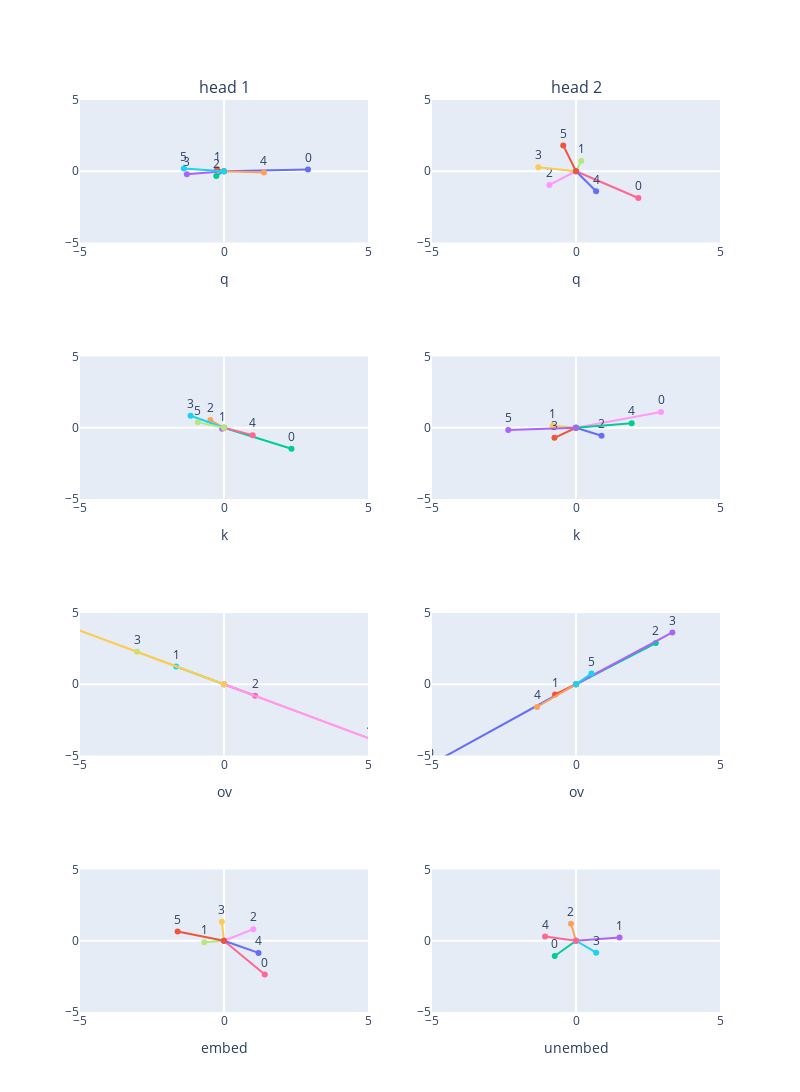

The code cell stored with this chart in its notebook:
### Code cell
import torch
import plotly.graph_objects as go
from plotly.subplots import make_subplots

# 示例：创建多个包含二维向量的张量
vector_q = [q[i] for i in range(q.size(0))]
vector_k = [k[i] for i in range(k.size(0))]
vector_ov = [ov[i] for i in range(ov.size(0))]
vector_embeds = [embeds[i] for i in range(embeds.size(0))]
vector_unembeds = [unembeds[i] for i in range(unembeds.size(0))]

names_q = [
    [f'{i}' for i in range(q[j].size(0))] for j in range(q.size(0))
]
names_k = [
    [f'{i}' for i in range(k[j].size(0))] for j in range(k.size(0))
]
names_ov = [
    [f'{i}' for i in range(ov[j].size(0))] for j in range(ov.size(0))
]
names_embeds = [
    [f'{i}' for i in range(embeds[j].size(0))] for j in range(embeds.size(0))
]
names_unembeds = [
    [f'{i}' for i in range(unembeds[j].size(0))] for j in range(unembeds.size(0))
]

fig = make_subplots(rows=4, cols=2, subplot_titles=[f'head {i+1}' for i in range(len(vector_q))])

for idx, (vectors, names) in enumerate(zip(vector_q, names_q)):
    x_start = torch.zeros(vectors.size(0))
    y_start = torch.zeros(vectors.size(0))

    x_end = vectors[:, 0]
    y_end = vectors[:, 1]

    for i in range(vectors.size(0)):
        fig.add_trace(go.Scatter(
            x=[x_start[i].item(), x_end[i].item()],
            y=[y_start[i].item(), y_end[i].item()],
            mode='lines+markers+text',
            text=[None, names[i]],  # 在终点添加文本
            textposition='top center',  # 文本位置
            name=names[i],
        ), row=1, col=idx+1)

for idx, (vectors, names) in enumerate(zip(vector_k, names_k)):
    x_start = torch.zeros(vectors.size(0))
    y_start = torch.zeros(vectors.size(0))

    x_end = vectors[:, 0]
    y_end = vectors[:, 1]

    for i in range(vectors.size(0)):
        fig.add_trace(go.Scatter(
            x=[x_start[i].item(), x_end[i].item()],
            y=[y_start[i].item(), y_end[i].item()],
            mode='lines+markers+text',
            text=[None, names[i]],  # 在终点添加文本
            textposition='top center',  # 文本位置
            name=names[i],
        ), row=2, col=idx+1)
        
for idx, (vectors, names) in enumerate(zip(vector_ov, names_ov)):
    x_start = torch.zeros(vectors.size(0))
    y_start = torch.zeros(vectors.size(0))

    x_end = vectors[:, 0]
    y_end = vectors[:, 1]

    for i in range(vectors.size(0)):
        fig.add_trace(go.Scatter(
            x=[x_start[i].item(), x_end[i].item()],
            y=[y_start[i].item(), y_end[i].item()],
            mode='lines+markers+text',
            text=[None, names[i]],  # 在终点添加文本
            textposition='top center',  # 文本位置
            name=names[i],
        ), row=3, col=idx+1)
          
for idx, (vectors, names) in enumerate(zip(vector_embeds, names_embeds)):
    x_start = torch.zeros(vectors.size(0))
    y_start = torch.zeros(vectors.size(0))

    x_end = vectors[:, 0]
    y_end = vectors[:, 1]

    for i in range(vectors.size(0)):
        fig.add_trace(go.Scatter(
            x=[x_start[i].item(), x_end[i].item()],
            y=[y_start[i].item(), y_end[i].item()],
            mode='lines+markers+text',
            text=[None, names[i]],  # 在终点添加文本
            textposition='top center',  # 文本位置
            name=names[i],
        ), row=4, col=idx+1)

for idx, (vectors, names) in enumerate(zip(vector_unembeds, names_unembeds)):
    x_start = torch.zeros(vectors.size(0))
    y_start = torch.zeros(vectors.size(0))

    x_end = vectors[:, 0]
    y_end = vectors[:, 1]

    for i in range(vectors.size(0)):
        fig.add_trace(go.Scatter(
            x=[x_start[i].item(), x_end[i].item()],
            y=[y_start[i].item(), y_end[i].item()],
            mode='lines+markers+text',
            text=[None, names[i]],  # 在终点添加文本
            textposition='top center',  # 文本位置
            name=names[i],
        ), row=4, col=idx+2)
        
fig.update_layout(
    title='',
    width=400 * 2,
    height=400 * 4,
    showlegend=False
)

for idx in range(len(vector_q)):
    fig.update_xaxes(range=[-5, 5], row=1, col=idx+1, title_text='q')
    fig.update_yaxes(range=[-5, 5], row=1, col=idx+1, title_text='')

for idx in range(len(vector_k)):
    fig.update_xaxes(range=[-5, 5], row=2, col=idx+1, title_text='k')
    fig.update_yaxes(range=[-5, 5], row=2, col=idx+1, title_text='')

for idx in range(len(vector_ov)):
    fig.update_xaxes(range=[-5, 5], row=3, col=idx+1, title_text='ov')
    fig.update_yaxes(range=[-5, 5], row=3, col=idx+1, title_text='')
    
for idx in range(1):
    fig.update_xaxes(range=[-5, 5], row=4, col=idx+1, title_text='embed')
    fig.update_yaxes(range=[-5, 5], row=4, col=idx+1, title_text='')
    fig.update_xaxes(range=[-5, 5], row=4, col=idx+2, title_text='unembed')
    fig.update_yaxes(range=[-5, 5], row=4, col=idx+2, title_text='')

# 显示图形
fig.show()

### Figure 1 — Plotly figure (JSON) as saved in the notebook; plotly's stock layout.template omitted (floating-point values rounded to 4 significant figures)
{"data": [{"mode": "lines+markers+text", "name": "0", "text": [null, "0"], "textposition": "top center", "type": "scatter", "x": [0, 2.917], "xaxis": "x", "y": [0, 0.1267], "yaxis": "y"}, {"mode": "lines+markers+text", "name": "1", "text": [null, "1"], "textposition": "top center", "type": "scatter", "x": [0, -0.2387], "xaxis": "x", "y": [0, 0.147], "yaxis": "y"}, {"mode": "lines+markers+text", "name": "2", "text": [null, "2"], "textposition": "top center", "type": "scatter", "x": [0, -0.2666], "xaxis": "x", "y": [0, -0.3297], "yaxis": "y"}, {"mode": "lines+markers+text", "name": "3", "text": [null, "3"], "textposition": "top center", "type": "scatter", "x": [0, -1.29], "xaxis": "x", "y": [0, -0.2091], "yaxis": "y"}, {"mode": "lines+markers+text", "name": "4", "text": [null, "4"], "textposition": "top center", "type": "scatter", "x": [0, 1.388], "xaxis": "x", "y": [0, -0.08521], "yaxis": "y"}, {"mode": "lines+markers+text", "name": "5", "text": [null, "5"], "textposition": "top center", "type": "scatter", "x": [0, -1.393], "xaxis": "x", "y": [0, 0.1985], "yaxis": "y"}, {"mode": "lines+markers+text", "name": "0", "text": [null, "0"], "textposition": "top center", "type": "scatter", "x": [0, 2.165], "xaxis": "x2", "y": [0, -1.874], "yaxis": "y2"}, {"mode": "lines+markers+text", "name": "1", "text": [null, "1"], "textposition": "top center", "type": "scatter", "x": [0, 0.1823], "xaxis": "x2", "y": [0, 0.712], "yaxis": "y2"}, {"mode": "lines+markers+text", "name": "2", "text": [null, "2"], "textposition": "top center", "type": "scatter", "x": [0, -0.9246], "xaxis": "x2", "y": [0, -0.9578], "yaxis": "y2"}, {"mode": "lines+markers+text", "name": "3", "text": [null, "3"], "textposition": "top center", "type": "scatter", "x": [0, -1.307], "xaxis": "x2", "y": [0, 0.2852], "yaxis": "y2"}, {"mode": "lines+markers+text", "name": "4", "text": [null, "4"], "textposition": "top center", "type": "scatter", "x": [0, 0.6982], "xaxis": "x2", "y": [0, -1.408], "yaxis": "y2"}, {"mode": "lines+markers+text", "name": "5", "text": [null, "5"], "textposition": "top center", "type": "scatter", "x": [0, -0.4429], "xaxis": "x2", "y": [0, 1.815], "yaxis": "y2"}, {"mode": "lines+markers+text", "name": "0", "text": [null, "0"], "textposition": "top center", "type": "scatter", "x": [0, 2.343], "xaxis": "x3", "y": [0, -1.474], "yaxis": "y3"}, {"mode": "lines+markers+text", "name": "1", "text": [null, "1"], "textposition": "top center", "type": "scatter", "x": [0, -0.06384], "xaxis": "x3", "y": [0, -0.07793], "yaxis": "y3"}, {"mode": "lines+markers+text", "name": "2", "text": [null, "2"], "textposition": "top center", "type": "scatter", "x": [0, -0.4728], "xaxis": "x3", "y": [0, 0.5361], "yaxis": "y3"}, {"mode": "lines+markers+text", "name": "3", "text": [null, "3"], "textposition": "top center", "type": "scatter", "x": [0, -1.16], "xaxis": "x3", "y": [0, 0.8448], "yaxis": "y3"}, {"mode": "lines+markers+text", "name": "4", "text": [null, "4"], "textposition": "top center", "type": "scatter", "x": [0, 0.9969], "xaxis": "x3", "y": [0, -0.5179], "yaxis": "y3"}, {"mode": "lines+markers+text", "name": "5", "text": [null, "5"], "textposition": "top center", "type": "scatter", "x": [0, -0.9089], "xaxis": "x3", "y": [0, 0.3774], "yaxis": "y3"}, {"mode": "lines+markers+text", "name": "0", "text": [null, "0"], "textposition": "top center", "type": "scatter", "x": [0, 2.952], "xaxis": "x4", "y": [0, 1.108], "yaxis": "y4"}, {"mode": "lines+markers+text", "name": "1", "text": [null, "1"], "textposition": "top center", "type": "scatter", "x": [0, -0.8141], "xaxis": "x4", "y": [0, 0.1346], "yaxis": "y4"}, {"mode": "lines+markers+text", "name": "2", "text": [null, "2"], "textposition": "top center", "type": "scatter", "x": [0, 0.8871], "xaxis": "x4", "y": [0, -0.5568], "yaxis": "y4"}, {"mode": "lines+markers+text", "name": "3", "text": [null, "3"], "textposition": "top center", "type": "scatter", "x": [0, -0.7485], "xaxis": "x4", "y": [0, -0.7093], "yaxis": "y4"}, {"mode": "lines+markers+text", "name": "4", "text": [null, "4"], "textposition": "top center", "type": "scatter", "x": [0, 1.934], "xaxis": "x4", "y": [0, 0.3192], "yaxis": "y4"}, {"mode": "lines+markers+text", "name": "5", "text": [null, "5"], "textposition": "top center", "type": "scatter", "x": [0, -2.353], "xaxis": "x4", "y": [0, -0.1587], "yaxis": "y4"}, {"mode": "lines+markers+text", "name": "0", "text": [null, "0"], "textposition": "top center", "type": "scatter", "x": [0, 8.885], "xaxis": "x5", "y": [0, -6.708], "yaxis": "y5"}, {"mode": "lines+markers+text", "name": "1", "text": [null, "1"], "textposition": "top center", "type": "scatter", "x": [0, -1.665], "xaxis": "x5", "y": [0, 1.25], "yaxis": "y5"}, {"mode": "lines+markers+text", "name": "2", "text": [null, "2"], "textposition": "top center", "type": "scatter", "x": [0, 1.083], "xaxis": "x5", "y": [0, -0.8028], "yaxis": "y5"}, {"mode": "lines+markers+text", "name": "3", "text": [null, "3"], "textposition": "top center", "type": "scatter", "x": [0, -3.016], "xaxis": "x5", "y": [0, 2.284], "yaxis": "y5"}, {"mode": "lines+markers+text", "name": "4", "text": [null, "4"], "textposition": "top center", "type": "scatter", "x": [0, 5.095], "xaxis": "x5", "y": [0, -3.84], "yaxis": "y5"}, {"mode": "lines+markers+text", "name": "5", "text": [null, "5"], "textposition": "top center", "type": "scatter", "x": [0, -5.787], "xaxis": "x5", "y": [0, 4.358], "yaxis": "y5"}, {"mode": "lines+markers+text", "name": "0", "text": [null, "0"], "textposition": "top center", "type": "scatter", "x": [0, -5.057], "xaxis": "x6", "y": [0, -5.63], "yaxis": "y6"}, {"mode": "lines+markers+text", "name": "1", "text": [null, "1"], "textposition": "top center", "type": "scatter", "x": [0, -0.7285], "xaxis": "x6", "y": [0, -0.7161], "yaxis": "y6"}, {"mode": "lines+markers+text", "name": "2", "text": [null, "2"], "textposition": "top center", "type": "scatter", "x": [0, 2.771], "xaxis": "x6", "y": [0, 2.894], "yaxis": "y6"}, {"mode": "lines+markers+text", "name": "3", "text": [null, "3"], "textposition": "top center", "type": "scatter", "x": [0, 3.347], "xaxis": "x6", "y": [0, 3.634], "yaxis": "y6"}, {"mode": "lines+markers+text", "name": "4", "text": [null, "4"], "textposition": "top center", "type": "scatter", "x": [0, -1.351], "xaxis": "x6", "y": [0, -1.592], "yaxis": "y6"}, {"mode": "lines+markers+text", "name": "5", "text": [null, "5"], "textposition": "top center", "type": "scatter", "x": [0, 0.5361], "xaxis": "x6", "y": [0, 0.7532], "yaxis": "y6"}, {"mode": "lines+markers+text", "name": "0", "text": [null, "0"], "textposition": "top center", "type": "scatter", "x": [0, 1.415], "xaxis": "x7", "y": [0, -2.367], "yaxis": "y7"}, {"mode": "lines+markers+text", "name": "1", "text": [null, "1"], "textposition": "top center", "type": "scatter", "x": [0, -0.6836], "xaxis": "x7", "y": [0, -0.1026], "yaxis": "y7"}, {"mode": "lines+markers+text", "name": "2", "text": [null, "2"], "textposition": "top center", "type": "scatter", "x": [0, 1.018], "xaxis": "x7", "y": [0, 0.8154], "yaxis": "y7"}, {"mode": "lines+markers+text", "name": "3", "text": [null, "3"], "textposition": "top center", "type": "scatter", "x": [0, -0.07312], "xaxis": "x7", "y": [0, 1.335], "yaxis": "y7"}, {"mode": "lines+markers+text", "name": "4", "text": [null, "4"], "textposition": "top center", "type": "scatter", "x": [0, 1.198], "xaxis": "x7", "y": [0, -0.8525], "yaxis": "y7"}, {"mode": "lines+markers+text", "name": "5", "text": [null, "5"], "textposition": "top center", "type": "scatter", "x": [0, -1.61], "xaxis": "x7", "y": [0, 0.6431], "yaxis": "y7"}, {"mode": "lines+markers+text", "name": "0", "text": [null, "0"], "textposition": "top center", "type": "scatter", "x": [0, -0.7381], "xaxis": "x8", "y": [0, -1.073], "yaxis": "y8"}, {"mode": "lines+markers+text", "name": "1", "text": [null, "1"], "textposition": "top center", "type": "scatter", "x": [0, 1.512], "xaxis": "x8", "y": [0, 0.2217], "yaxis": "y8"}, {"mode": "lines+markers+text", "name": "2", "text": [null, "2"], "textposition": "top center", "type": "scatter", "x": [0, -0.175], "xaxis": "x8", "y": [0, 1.192], "yaxis": "y8"}, {"mode": "lines+markers+text", "name": "3", "text": [null, "3"], "textposition": "top center", "type": "scatter", "x": [0, 0.7014], "xaxis": "x8", "y": [0, -0.8374], "yaxis": "y8"}, {"mode": "lines+markers+text", "name": "4", "text": [null, "4"], "textposition": "top center", "type": "scatter", "x": [0, -1.074], "xaxis": "x8", "y": [0, 0.2951], "yaxis": "y8"}], "layout": {"annotations": [{"font": {"size": 16}, "showarrow": false, "text": "head 1", "x": 0.225, "xanchor": "center", "xref": "paper", "y": 1, "yanchor": "bottom", "yref": "paper"}, {"font": {"size": 16}, "showarrow": false, "text": "head 2", "x": 0.775, "xanchor": "center", "xref": "paper", "y": 1, "yanchor": "bottom", "yref": "paper"}], "height": 1600, "showlegend": false, "title": {"text": ""}, "width": 800, "xaxis": {"anchor": "y", "domain": [0, 0.45], "range": [-5, 5], "title": {"text": "q"}}, "xaxis2": {"anchor": "y2", "domain": [0.55, 1], "range": [-5, 5], "title": {"text": "q"}}, "xaxis3": {"anchor": "y3", "domain": [0, 0.45], "range": [-5, 5], "title": {"text": "k"}}, "xaxis4": {"anchor": "y4", "domain": [0.55, 1], "range": [-5, 5], "title": {"text": "k"}}, "xaxis5": {"anchor": "y5", "domain": [0, 0.45], "range": [-5, 5], "title": {"text": "ov"}}, "xaxis6": {"anchor": "y6", "domain": [0.55, 1], "range": [-5, 5], "title": {"text": "ov"}}, "xaxis7": {"anchor": "y7", "domain": [0, 0.45], "range": [-5, 5], "title": {"text": "embed"}}, "xaxis8": {"anchor": "y8", "domain": [0.55, 1], "range": [-5, 5], "title": {"text": "unembed"}}, "yaxis": {"anchor": "x", "domain": [0.8438, 1], "range": [-5, 5], "title": {"text": ""}}, "yaxis2": {"anchor": "x2", "domain": [0.8438, 1], "range": [-5, 5], "title": {"text": ""}}, "yaxis3": {"anchor": "x3", "domain": [0.5625, 0.7188], "range": [-5, 5], "title": {"text": ""}}, "yaxis4": {"anchor": "x4", "domain": [0.5625, 0.7188], "range": [-5, 5], "title": {"text": ""}}, "yaxis5": {"anchor": "x5", "domain": [0.2812, 0.4375], "range": [-5, 5], "title": {"text": ""}}, "yaxis6": {"anchor": "x6", "domain": [0.2812, 0.4375], "range": [-5, 5], "title": {"text": ""}}, "yaxis7": {"anchor": "x7", "domain": [0, 0.1562], "range": [-5, 5], "title": {"text": ""}}, "yaxis8": {"anchor": "x8", "domain": [0, 0.1562], "range": [-5, 5], "title": {"text": ""}}}}
